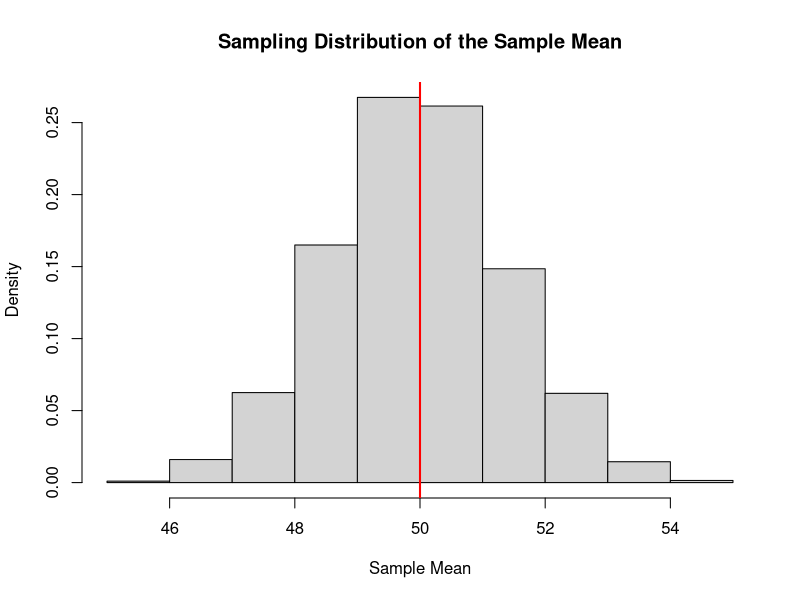
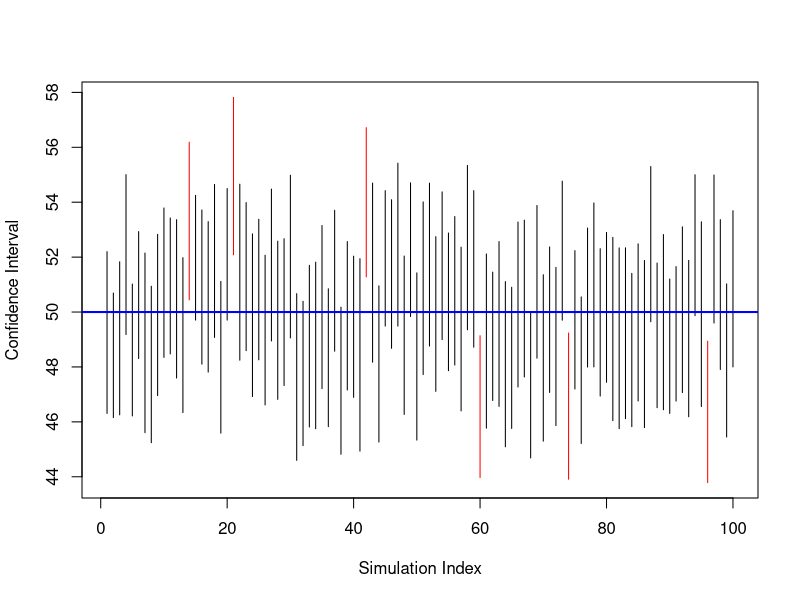
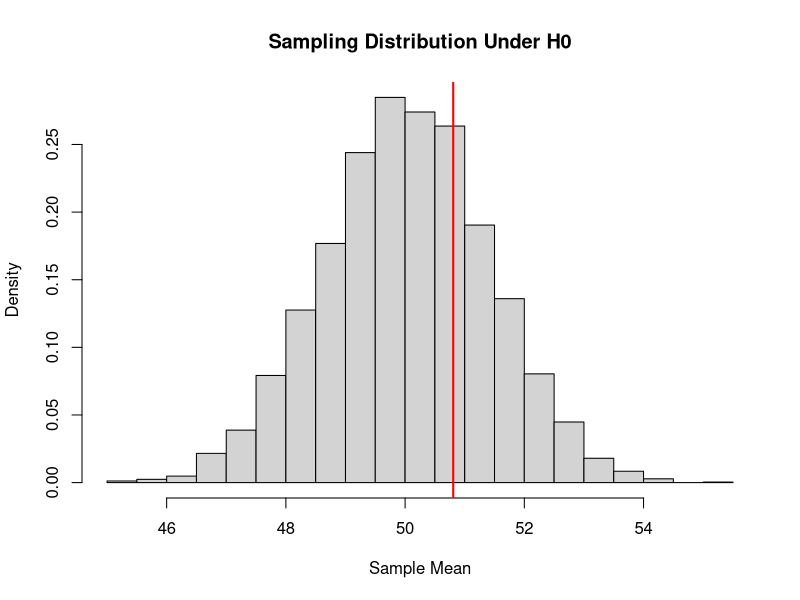
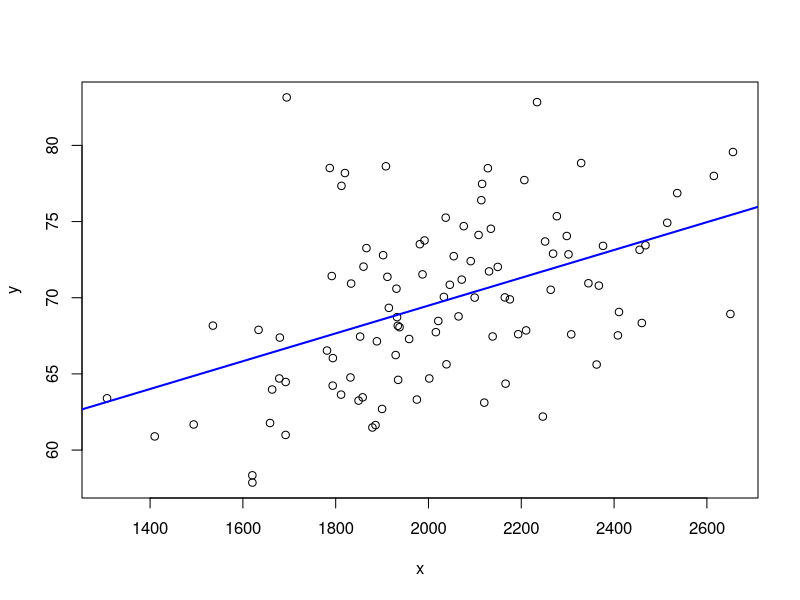
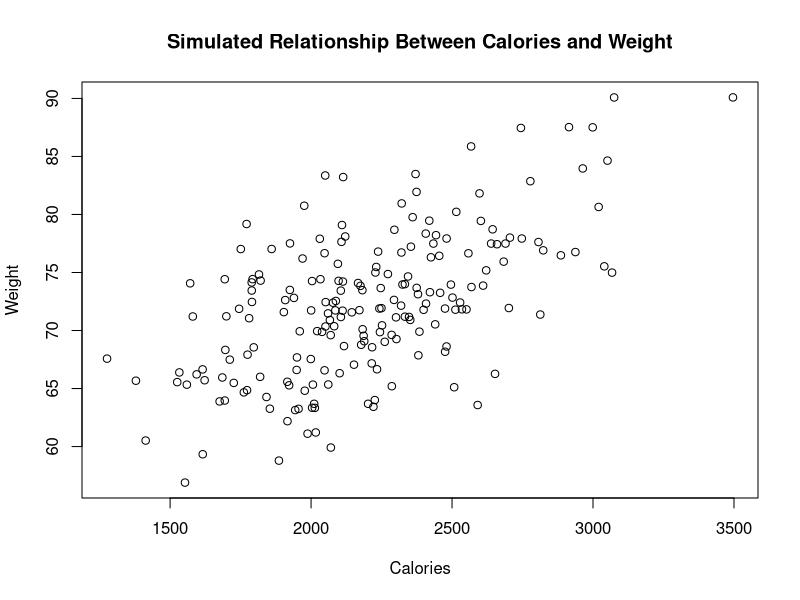

Here is the R script that generated these plots, in order:
## ---- chunk 1
set.seed(123)

# Define a population distribution
mu_pop  <- 50
sd_pop  <- 10

# Generate a large population
population <- rnorm(100000, mean = mu_pop, sd = sd_pop)

mean(population)
sd(population)
## ---- chunk 2
sample_data <- sample(population, size = 50)

mean(sample_data)
sd(sample_data)
## ---- chunk 3
set.seed(123)

n <- 50
num_rep <- 2000

sample_means <- replicate(num_rep, {
  mean(sample(population, size = n))
})

hist(sample_means, probability = TRUE,
     main = "Sampling Distribution of the Sample Mean",
     xlab = "Sample Mean")
abline(v = mu_pop, col = "red", lwd = 2)
## ---- chunk 4
mean(sample_data)
## ---- chunk 5
mean(sample(population, 50))
mean(sample(population, 50))
## ---- chunk 6
set.seed(123)

n <- 50
alpha <- 0.05

ci_bounds <- replicate(100, {
  x <- sample(population, n)
  x_bar <- mean(x)
  s     <- sd(x)
  
  lower <- x_bar - 1.96 * s / sqrt(n)
  upper <- x_bar + 1.96 * s / sqrt(n)
  
  c(lower, upper)
})

ci_bounds <- t(ci_bounds)

plot(ci_bounds[,1], type="n",
     ylim=range(ci_bounds),
     xlab="Simulation Index",
     ylab="Confidence Interval")

for(i in 1:nrow(ci_bounds)){
  segments(i, ci_bounds[i,1], i, ci_bounds[i,2],
           col = ifelse(ci_bounds[i,1] <= mu_pop &
                        ci_bounds[i,2] >= mu_pop,
                        "black", "red"))
}

abline(h = mu_pop, col="blue", lwd=2)
## ---- chunk 7
set.seed(123)

n <- 50
mu_null <- 50

# simulate under null
null_means <- replicate(5000, mean(rnorm(n, mean = mu_null, sd = sd_pop)))

hist(null_means, probability = TRUE,
     main = "Sampling Distribution Under H0",
     xlab = "Sample Mean")

abline(v = mean(sample_data), col = "red", lwd = 2)
## ---- chunk 8
set.seed(123)

n <- 100
x <- rnorm(n, 2000, 300)
y <- 50 + 0.01*x + rnorm(n, 0, 5)

plot(x, y)
abline(lm(y ~ x), col = "blue", lwd = 2)
## ---- chunk 9
set.seed(123)

mu <- 50
sigma <- 10
n <- 15

# Generate a sample
x <- rnorm(n, mu, sigma)

# Compute sample mean
xbar <- mean(x)

# Generate a future observation
x_future <- rnorm(1, mu, sigma)

xbar
x_future
## ---- chunk 10
set.seed(123)

B <- 1000

errors <- replicate(B, {
  x <- rnorm(n, mu, sigma)
  xbar <- mean(x)
  x_future <- rnorm(1, mu, sigma)
  x_future - xbar
})

mean(errors)
sd(errors)
## ---- chunk 11
set.seed(123)

n <- 200

calories <- rnorm(n, mean = 2200, sd = 400)
weight   <- 50 + 0.01 * calories + rnorm(n, sd = 5)

plot(calories, weight,
     xlab="Calories",
     ylab="Weight",
     main="Simulated Relationship Between Calories and Weight")
